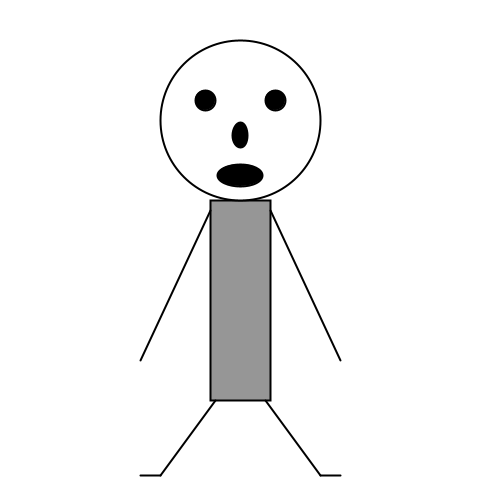
Frame 1 (no input)
Frame 60 (the mouse pressed at the canvas centre just before this capture): identical to frame 1, image omitted
Frame 120 (the mouse held since frame 60 and released just before this capture): identical to frame 1, image omitted

The Processing sketch that drew this single still picture (run headless with seeded random() and noise(); from frame 60 on, the mouse is pressed at the canvas centre):

// Processing sketch: exercise3
// ── exercise3.pde
/*
Draw a simple human figure by modifying the program
from the lecture note that draws the Zoog. 
The human can be drawn using primitive shapes.
*/

void setup() {
  size(480, 480);
}

void draw() {
  background(255);
  strokeWeight(2);
  
  // Body
  fill(150);
  rectMode(CENTER);
  rect(240, 300, 60, 200);
  
  // Head
  fill(255);
  ellipse(240, 120, 160, 160);  // circle(240, 120, 160)
  
  // Face
  fill(0);
  ellipse(205, 100, 20, 20); // Left Eye
  ellipse(275, 100, 20, 20); // Right Eye
  ellipse(240, 135, 15, 25); // Nose
  ellipse(240, 175, 45, 22); // Mouth
  
  // Limbs
  line(210, 210, 140, 360); // Left Arm
  line(270, 210, 340, 360); // Right Arm
  line(215, 400, 160, 475); // Left Leg
  line(160, 475, 140, 475); // Left Foot
  line(265, 400, 320, 475); // Right Leg
  line(320, 475, 340, 475); // Right Foot
}
